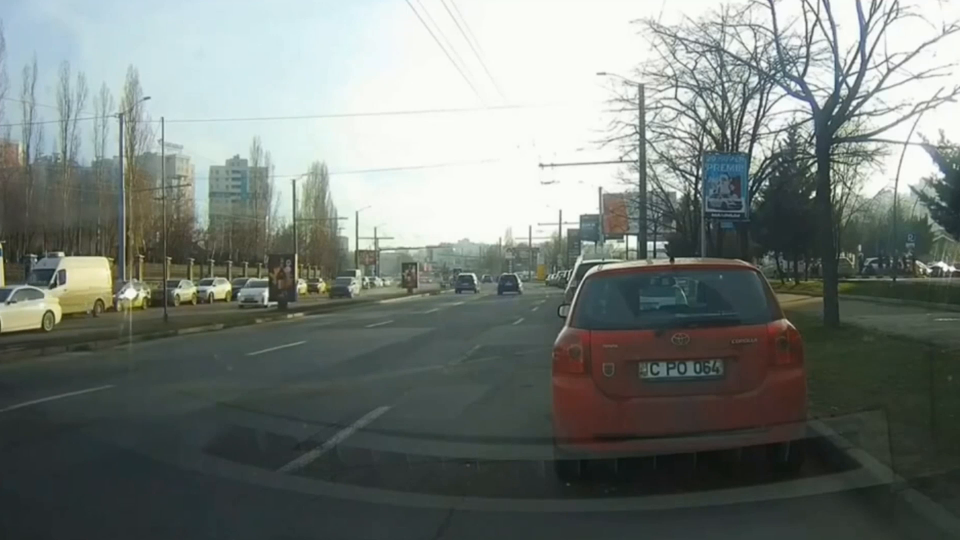
#> input picture frame 8 of IZ1/Car_1.mp4, 1920 x 1080 px, given in place of 1.mov, which was not available (shown at 1/2 size)
$ python tasks.py
#> lines starting #> are read from the running program, lines starting #| are printed output that depends on the picture; after the words box and inside, x2 and y2 are one past the last pixel; in counts of white or black regions, pixels touching at a corner belong together; pictures that were not available may be replaced by others from this repository, and a replacement may not be noted
import cv2

i = 0

def main(kernel_size, standard_deviation, delta_tresh, min_area):
#> called with kernel_size = 3, standard_deviation = 50, delta_tresh = 60, min_area = 20
    global i
    i += 1

    video = cv2.VideoCapture('1.mov', cv2.CAP_ANY)

    ret, frame = video.read()
#> frame is the input picture: shape (1080, 1920, 3); mean B, G, R 120.2, 125, 117.6

    img = cv2.cvtColor(frame, cv2.COLOR_BGR2GRAY)
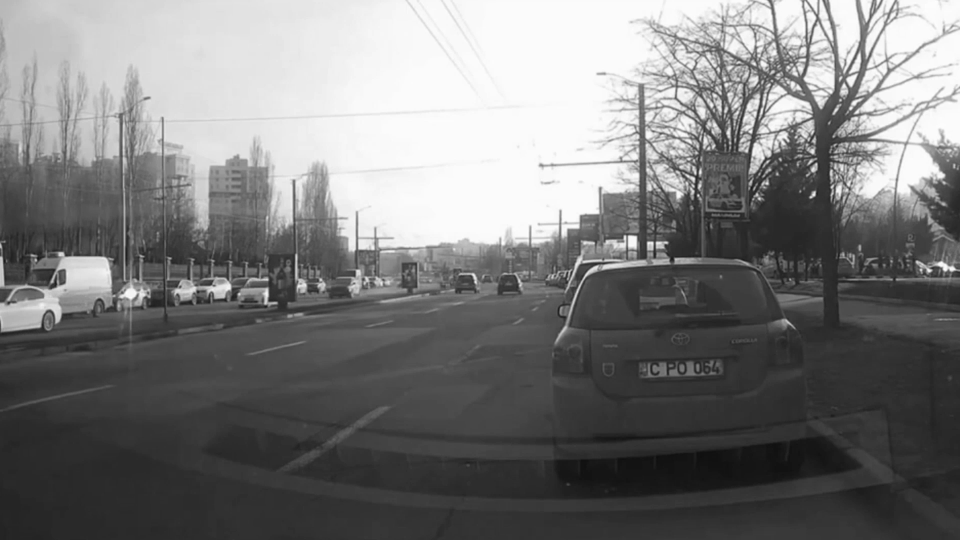
#> img: shape (1080, 1920) (shown at 1/2 size); min 12, max 255, mean 122.2

    img = cv2.GaussianBlur(img, (kernel_size, kernel_size), standard_deviation)

    w = int(video.get(cv2.CAP_PROP_FRAME_WIDTH))
    h = int(video.get(cv2.CAP_PROP_FRAME_HEIGHT))

    fourcc = cv2.VideoWriter_fourcc(*'mp4v')

    video_writer = cv2.VideoWriter('result' + str(i) + '.mp4', fourcc, 25, (w, h))

    while True:
        print('Обрабатываю видео...')

        old_img = img.copy()

        is_ok, frame = video.read()
        if not is_ok:
            break
        img = cv2.cvtColor(frame, cv2.COLOR_BGR2GRAY)
        img = cv2.GaussianBlur(img, (kernel_size, kernel_size), standard_deviation)

        frame_diff = cv2.absdiff(img, old_img)
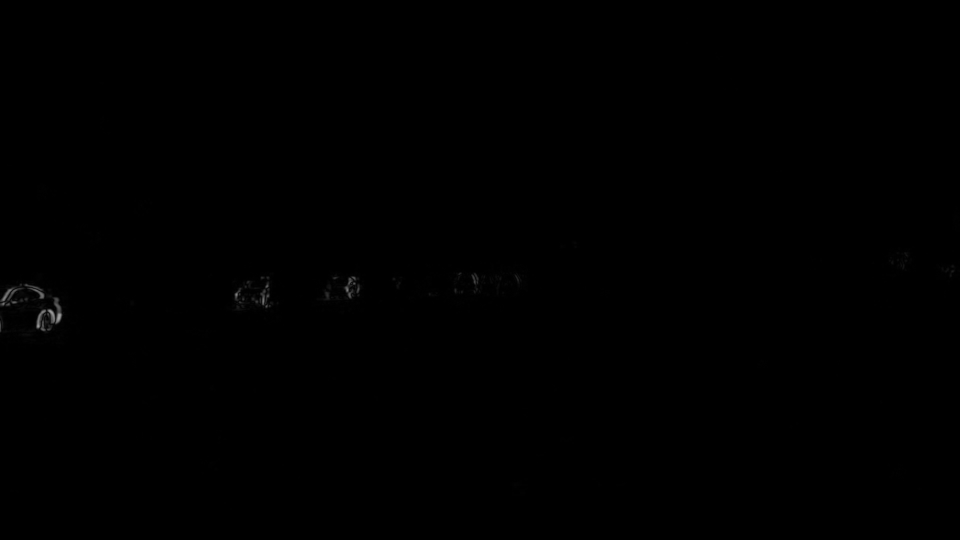
#> frame_diff: shape (1080, 1920) (shown at 1/2 size); min 0, max 164, mean 0.2

        thresh = cv2.threshold(frame_diff, delta_tresh, 255, cv2.THRESH_BINARY)[1]
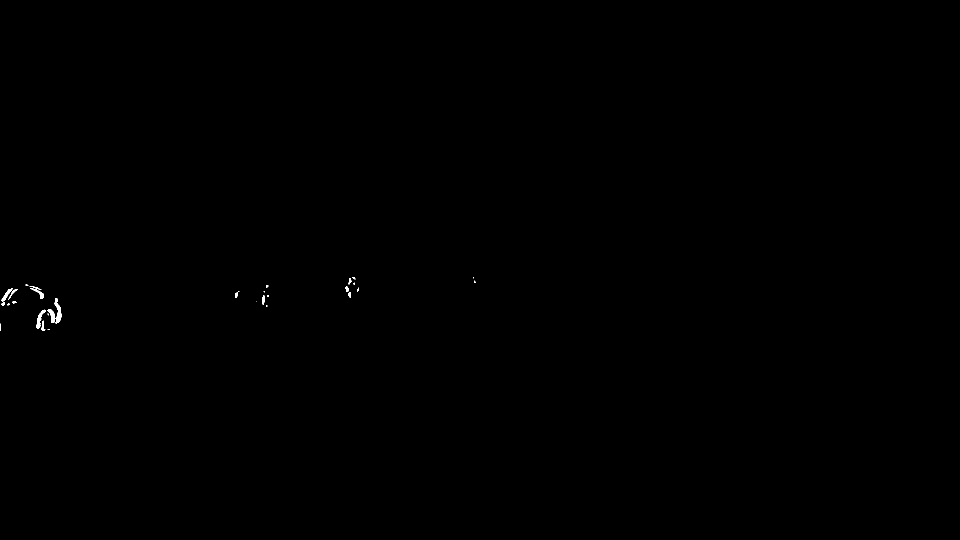
#> thresh: shape (1080, 1920) (shown at 1/2 size); 0.09% white; 31 white regions (16 under 20 px)

        (contors, hierarchy) = cv2.findContours(thresh, cv2.RETR_EXTERNAL, cv2.CHAIN_APPROX_SIMPLE)
#> contors = 31 contours, 17 with area under 20; largest, box (x1, y1, x2, y2) and area: (109, 596, 124, 647) 297, (73, 619, 92, 657) 219, (95, 619, 111, 646) 191, (3, 576, 26, 603) 148, (60, 576, 88, 597) 124

        for contr in contors:
            area = cv2.contourArea(contr)
            if area < min_area:
                continue
            video_writer.write(frame)
#> this loop made 31 passes
#> area on passes 3, 5, 6, 9, 12, 14, 15, 16, 19, 20, 21, 23: 57, 191, 219, 23.5, 297, 50, 27.5, 35, 53, 123.5, 147.5, 40
    video_writer.release()
    print('Обработка завершена, УРА!')


kernel_size = 3
standard_deviation = 50
delta_tresh = 60
min_area = 20
main(kernel_size, standard_deviation, delta_tresh, min_area)

kernel_size = 3
standard_deviation = 50
delta_tresh = 40
min_area = 5
main(kernel_size, standard_deviation, delta_tresh, min_area)

kernel_size = 5
standard_deviation = 50
delta_tresh = 70
min_area = 30
main(kernel_size, standard_deviation, delta_tresh, min_area)

kernel_size = 5
standard_deviation = 30
delta_tresh = 50
min_area = 15
main(kernel_size, standard_deviation, delta_tresh, min_area)

kernel_size = 11
standard_deviation = 70
delta_tresh = 60
min_area = 20
main(kernel_size, standard_deviation, delta_tresh, min_area)

$ run again, starting later in the video
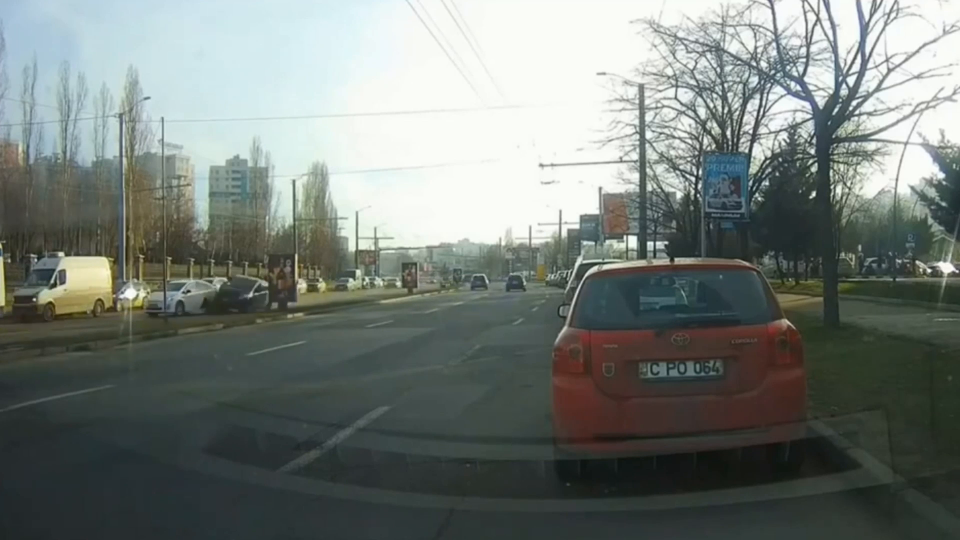
#> input picture frame 39 of IZ1/Car_1.mp4, 1920 x 1080 px, given in place of 1.mov, which was not available (shown at 1/2 size)
#> in main, frame is the input picture: shape (1080, 1920, 3); mean B, G, R 120, 124.6, 117.3
#> in main, `img = cv2.cvtColor(frame, cv2.COLOR_BGR2GRAY)`:
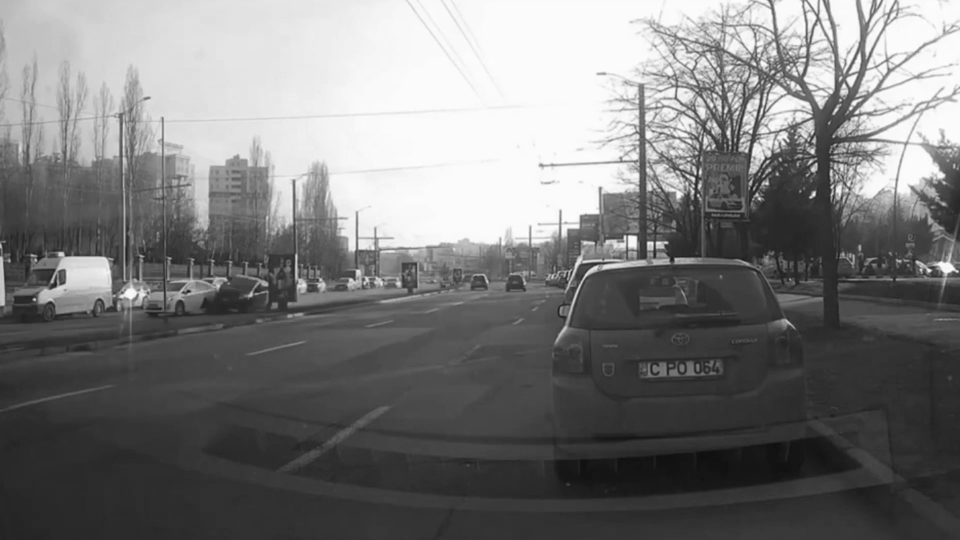
#> img: shape (1080, 1920) (shown at 1/2 size); min 12, max 255, mean 121.8
#> in main, `frame_diff = cv2.absdiff(img, old_img)`:
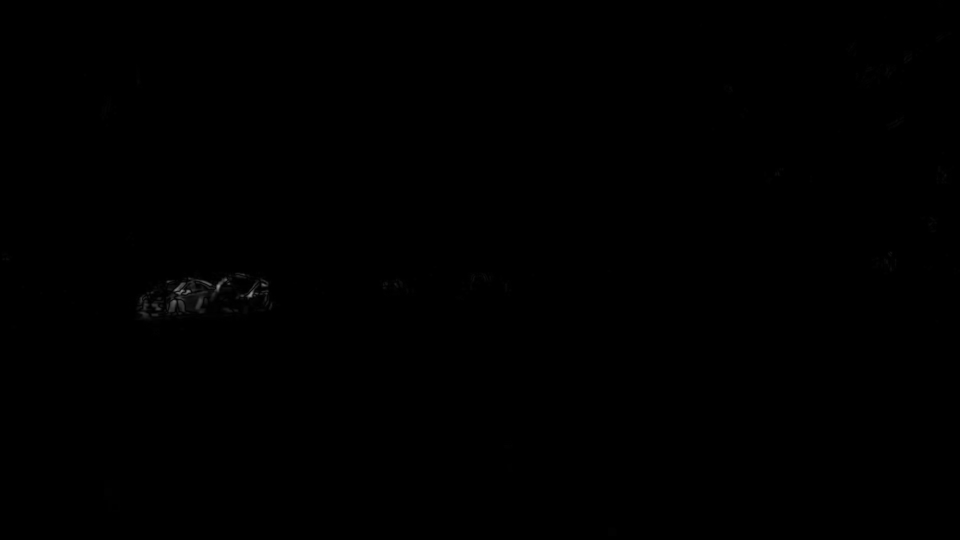
#> frame_diff: shape (1080, 1920) (shown at 1/2 size); min 0, max 146, mean 0.2
#> thresh: shape (1080, 1920); 0.04% white; 17 white regions (7 under 20 px)
#> contors = 17 contours, 8 with area under 20; largest, box (x1, y1, x2, y2) and area: (348, 566, 370, 583) 110, (433, 563, 445, 582) 92, (342, 600, 353, 614) 81, (495, 580, 507, 595) 74, (352, 579, 368, 589) 53
#> the loop in main, `for contr in contors:` made 17 passes
#> area on passes 3, 4, 8, 9, 10, 11, 13, 14: 81, 25.5, 74.5, 46, 53, 22, 110, 92.5

$ run again, starting later in the video
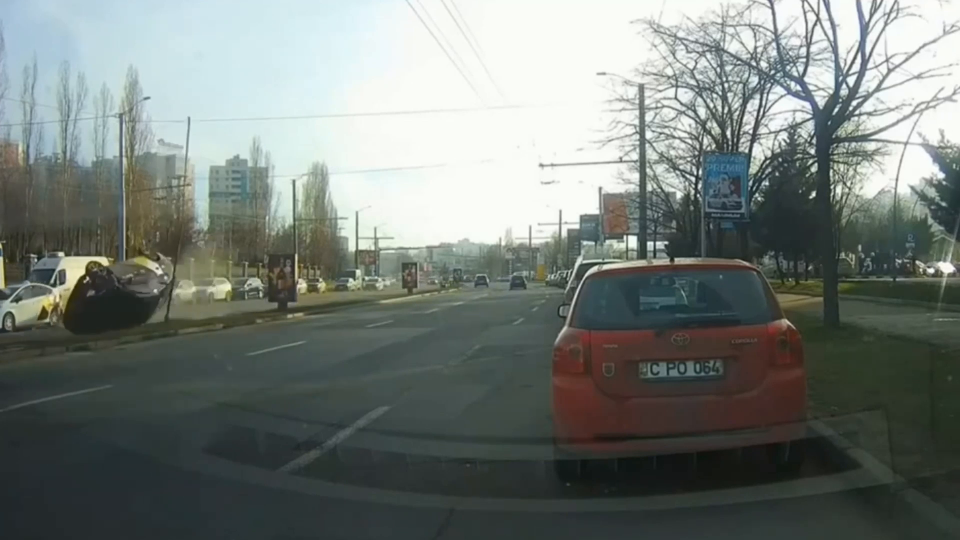
#> input picture frame 70 of IZ1/Car_1.mp4, 1920 x 1080 px, given in place of 1.mov, which was not available (shown at 1/2 size)
#> in main, frame is the input picture: shape (1080, 1920, 3); mean B, G, R 120, 124.5, 117.2
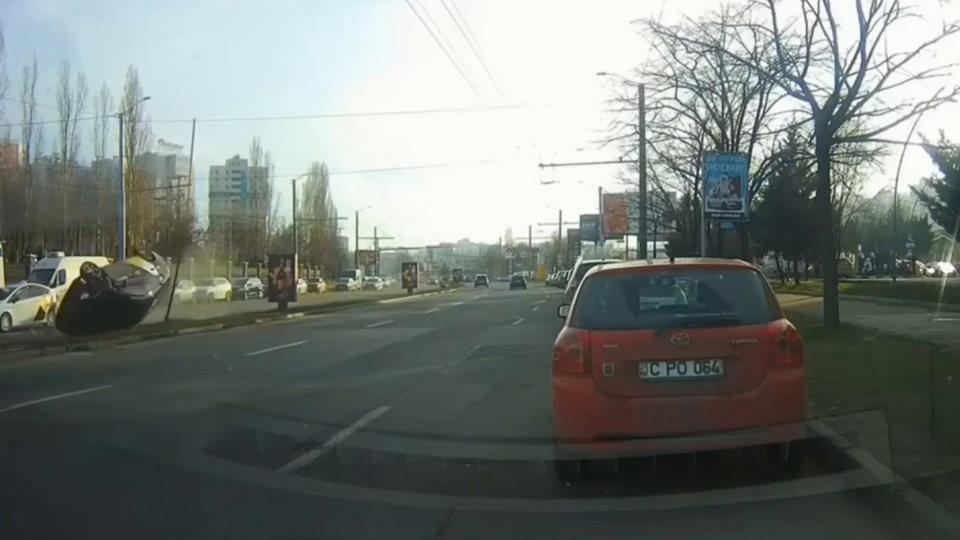
#> input picture frame 71 of IZ1/Car_1.mp4, 1920 x 1080 px, given in place of 1.mov, which was not available (shown at 1/2 size)
#> in main, frame is the input picture: shape (1080, 1920, 3); mean B, G, R 120, 124.5, 117.2
#> in main, `thresh = cv2.threshold(frame_diff, delta_tresh, 255, cv2.THRESH_BINARY..`:
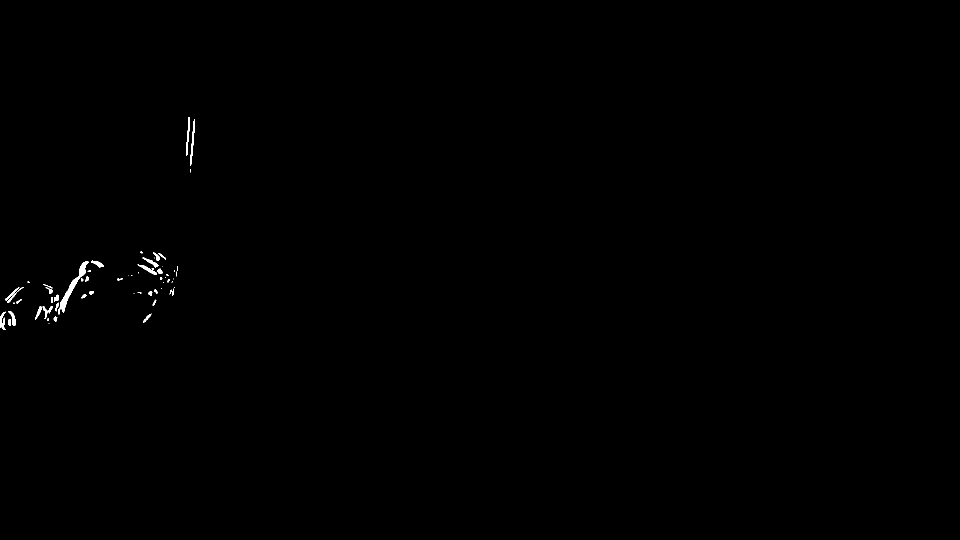
#> thresh: shape (1080, 1920) (shown at 1/2 size); 0.21% white; 64 white regions (27 under 20 px)
#> contors = 64 contours, 33 with area under 20; largest, box (x1, y1, x2, y2) and area: (117, 522, 177, 629) 936, (380, 239, 390, 332) 194, (275, 529, 314, 550) 176, (372, 234, 380, 312) 158, (17, 622, 31, 652) 146
#> the loop in main, `for contr in contors:` made 64 passes
#> area on passes 2, 4, 5, 6, 7, 8, 9, 10: 46.5, 60, 38, 71, 86.5, 146.5, 47.5, 73.5
